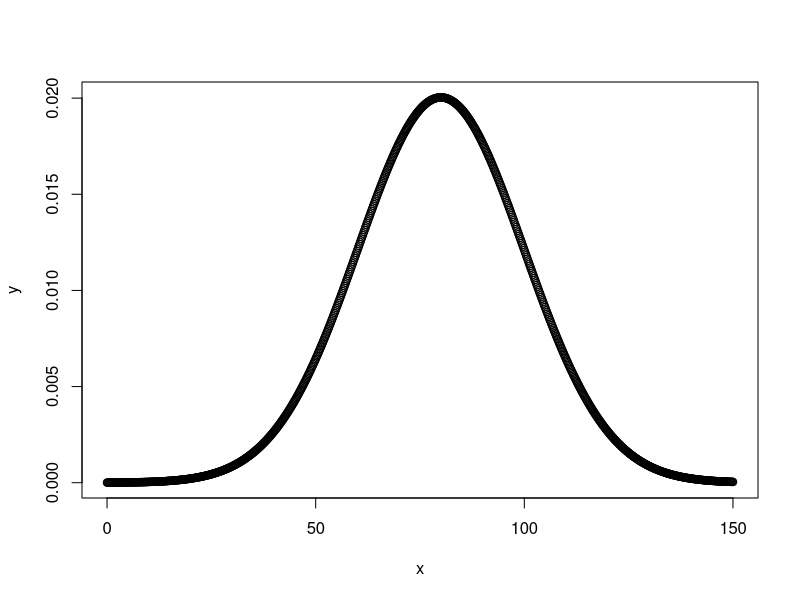
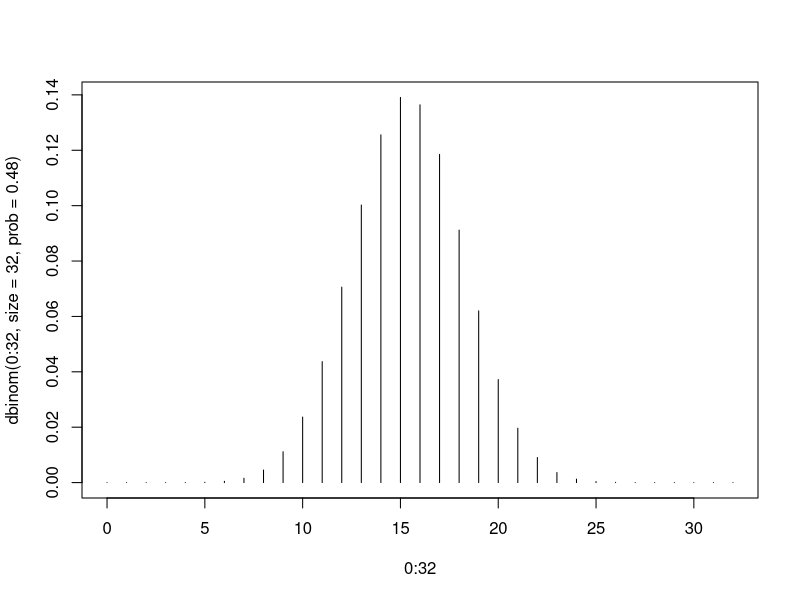
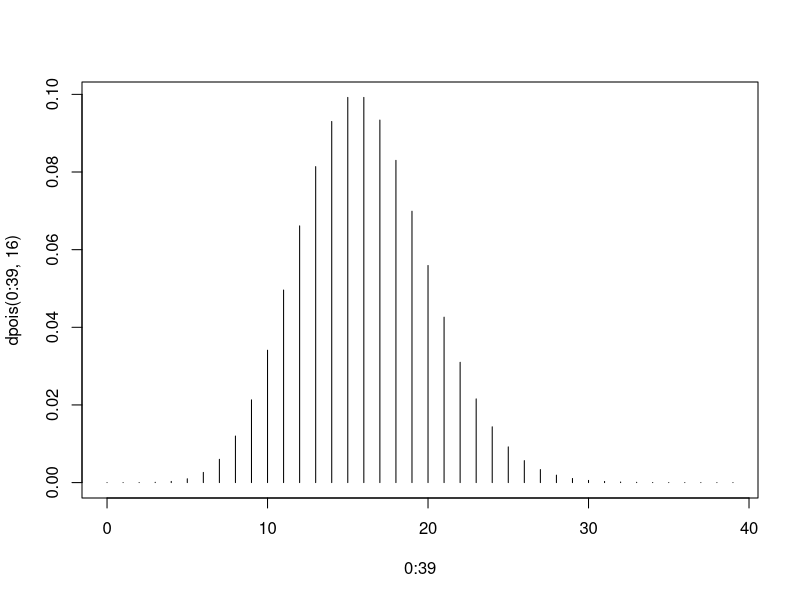

Generate these figures, in order, with R:
#Exercici 1
#a)
mu=80;
sd =sqrt(396.4)
x <- seq(0, 150, length=1000)
y <- dnorm(x, mean=80, sd) #nunca type h!!
plot(x, y,)
#b)
1-pnorm(90.2,mu,sd)
#c)
pnorm(102,mu,sd)-pnorm(56.2,mu,sd)
#d)
qnorm(0.22,mu,sd)
#e)
1-pnorm(64.62579+2,mu,sd)

#Exercici 2
#a)Cuál es la probabilidad de que haya una distancia de 0.089 centímetros entre dos imperfecciones del alambre? 
0 #La probabilidad de que una variable continua tome un valor exacto es siempre 0
#b)
1-pexp(0.2,7)
#c)
set.seed(23); mean(rexp(400000,7))
#Exercici 3
#a)
dnbinom(23,30,0.6)
#b)
pnbinom(43-25,25,0.6)-pnbinom(39-25,25,0.6)
#c)
E = 32/0.6; E
#d)
V = 32*(1-0.6)/0.6^2; V

#Exercici 4
#a)
dbinom(32-16,32,0.48)
#b)
1-pbinom(20,32,0.48)
#c)
set.seed(23);mean(rbinom(300000,32,0.48))
#d)
plot(0:32,dbinom(0:32,size=32,prob=0.48),type='h'); #Siempre type h

#Exercici 5
#a)
lambda=16
1-ppois(14,lambda)
#b)
dpois(65,3*16)
#c)
set.seed(23);mean(rpois(100000,16))
#d)
plot(0:39,dpois(0:39,16),type='h') #siempre type h!!!
